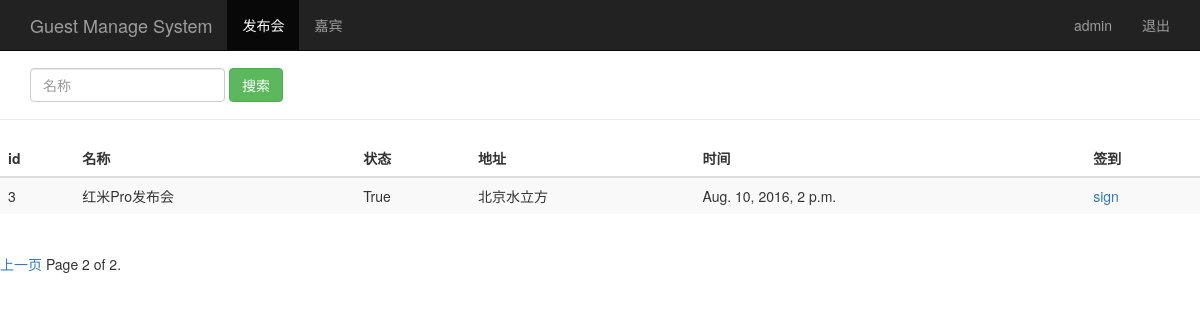
Page /event_manage/?page=2 (signed in) on the committed database.
### sign/models.py (models this page shows, shortened)
class Event(models.Model):
    name = models.CharField(max_length=100)                      # 发布会标题
    limit = models.IntegerField()                                # 参加人数
    status = models.BooleanField()                               # 状态
    address = models.CharField(max_length=200)                   # 地址
    start_time = models.DateTimeField('events time')             # 发布会时间
    creat_time = models.DateTimeField(auto_now=True)             # 创建时间(自动获取当前时间)

### sign/views.py (the view)
# urls.py: url(r'^event_manage/$', views.event_manage),
@login_required
def event_manage(request):
    event_list = Event.objects.all()
    username = request.session.get('user', '')  # ��ȡ�����session
    pageinator = Paginator(event_list, 2)
    page = request.GET.get('page')
    try:
        contacts = pageinator.page(page)
    except PageNotAnInteger:
        contacts = pageinator.page(1)
    except EmptyPage:
        contacts = pageinator.page(pageinator.num_pages)
    return render(request, "event_manage.html", {"user": username,
                                                 "events": contacts})

### sign/templates/event_manage.html (shortened to what this page needs)
<!DOCTYPE html>
<html lang="en">
<head>
    {% load bootstrap3 %}
    {% bootstrap_css %}
</head>
<body role="document">
    <nav class="navbar navbar-inverse navbar-fixed-top">
      <div class="container">
        <div class="navbar-header">
          <a class="navbar-brand" href="/event_manage/">Guest Manage System</a>
        </div>
        <div id="navbar" class="collapse navbar-collapse">
          <ul class="nav navbar-nav">
            <li class="active"><a href="#">发布会</a></li>
            <li><a href="/guest_manage/">嘉宾</a></li>
          </ul>
          <ul class="nav navbar-nav navbar-right">
           <li><a href="#">{{user}}</a></li>
           <li><a href="/logout/">退出</a></li>
         </ul>
        </div>
      </div>
    </nav>
 <div class="page-header" style="padding-top: 20px">
     <div id="navbar" class="navbar-collapse collapse">
         <form class="navbar-form" method="get" action="/search_name/">
            <div class="form-group">
              <input name="name" type="text" placeholder="名称" class="form-control">
            </div>
            <button type="submit" class="btn btn-success">搜索</button>
          </form>
     </div>
 </div>
    <div class="row" style="padding-top: 0px">
        <div class="col-md-12">
            <table class="table table-striped">
                <thead>
                <tr>
                    <th>id</th><th>名称</th><th>状态</th><th>地址</th><th>时间</th><th>签到</th>
                </tr>
                </thead>
                <tbody>
                {% for event in events %}
                <tr>
                    <td>{{ event.id }}</td>
                    <td>{{ event.name }}</td>
                    <td>{{ event.status }}</td>
                    <td>{{ event.address }}</td>
                    <td>{{ event.start_time }}</td>
                    <td><a href="/sign_index/{{ event.id }}/"  target="{{ event.id }}_blank">sign</a></td>
                </tr>
                {% endfor %}
                </tbody>
            </table>
        </div>
    </div>
    <div class="pagination">
      <span class="step-links">
        {% if events.has_previous %}
          <a href="?name={{ name }}&page={{ events.previous_page_number }}">上一页</a>
        {% endif %}
          <span class="current">
            Page {{ events.number }} of {{ events.paginator.num_pages }}.
          </span>
      </span>
    </div>
</body>
</html>

### rows in the picture
Event: id "3", name "红米Pro发布会", status "True", address "北京水立方", start_time "Aug. 10, 2016, 2 p.m."

### other values in the picture
{{ user }} "admin"
{{ events.number }} "2"
{{ events.paginator.num_pages }} "2"
